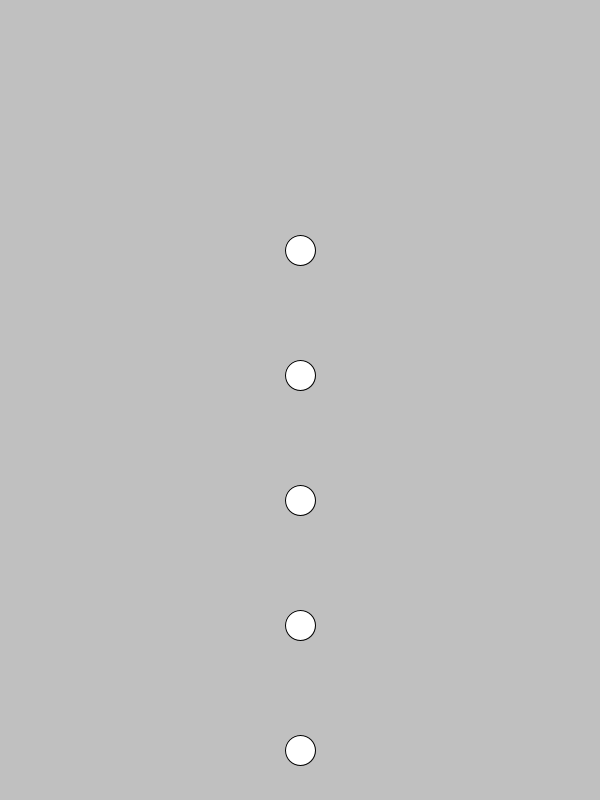
Frame 1 (no input)
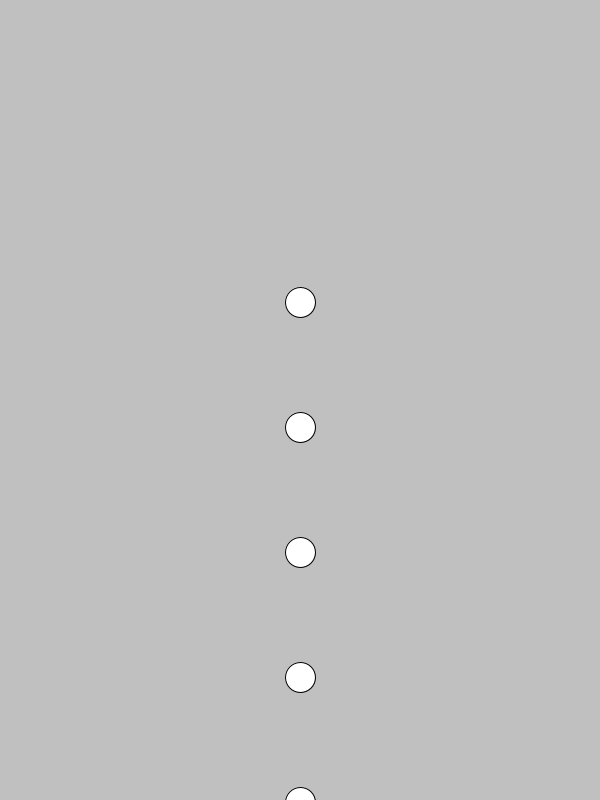
Frame 60 (the mouse pressed at the canvas centre just before this capture)
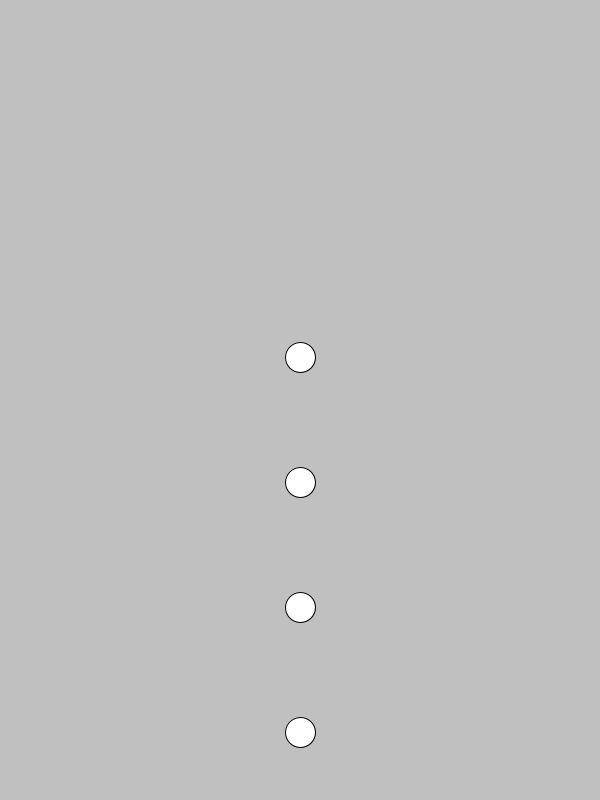
Frame 120 (the mouse held since frame 60 and released just before this capture)

The Processing sketch that drew these frames (run headless with seeded random() and noise(); from frame 60 on, the mouse is pressed at the canvas centre):

// Processing sketch: waterDrop
// ── waterDrop.pde
final int DROP_START = 250;
final int DROP_SPACING = 125;
final int DROP_DIAM = 30;
final int DROP_SPEED = 3;

int dropFallen = 0;

void setup()
{
  size(600,800);
}

void draw()
{
  background(192);
  drawDrops();
}

void drawDrops()
{
  fill(255);
  int nextDrop = DROP_START + dropFallen;
  
  while(nextDrop<height+DROP_DIAM/2)
  {
    ellipse(width/2, nextDrop, DROP_DIAM, DROP_DIAM);
    nextDrop += DROP_SPACING;
  }
  dropFallen = (dropFallen+DROP_SPEED)%DROP_SPACING;
  println(dropFallen);
}
